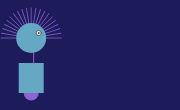
Frame 1 (no input)
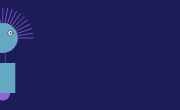
Frame 60 (no input)
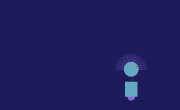
Frame 120 (the mouse pressed at the canvas centre since frame 60)

The p5.js sketch that drew these frames (run headless with seeded random() and noise() and a simulated clock; from frame 60 on, the mouse is pressed at the canvas centre):

// p5.js sketch
// ── sketch.js
var x = 32.5;
var y = 100.5;
var bodyheight = 37.5;
var neckheight = 10;
var radius = 15;
var ny = - bodyheight - neckheight - radius;
easing = 0.04;

function setup(){
  createCanvas(180, 110);
  ellipseMode(RADIUS);
  background(29, 27, 90);
}

function draw(){

  var targetX = mouseX;
  x += (targetX - x) * easing;

  background(29, 27, 90); //scalindg down by half when pressing the mouse
  translate(mouseX, y);
  if(mouseIsPressed){
    scale(0.5);
  } else {
    scale(1.0);
  }

  //body
  noStroke();
  fill(140, 101, 211);
  ellipse(x, -7.5, 7.5, 7.5);
  noStroke();
  fill(101, 168, 196);
  rect(x-12.5, -bodyheight, 25, bodyheight-7.5);

//neck
  stroke(140, 101, 211);
  line(x+2.5, -bodyheight, x+2.5, ny);

//hair
  push();
  translate(x, ny);
  var angle = -PI/20;
  for (var i = 0; i <= 20; i++) {
    stroke(140, 101, 211);
    strokeWeight(0.75);
    line(0, 0, 30, 0);
    rotate(angle);
  }
  pop();

//head
  noStroke();
  ellipse(x, ny, radius, radius);
  stroke(0);
  strokeWeight(0.5);
  fill(255);
  ellipse(x+7.5, ny-5, 2.5, 2.5);
  fill(0);
  strokeWeight(0.5);
  ellipse(x+7.5, ny-5, 0.5, 0.5);
}
